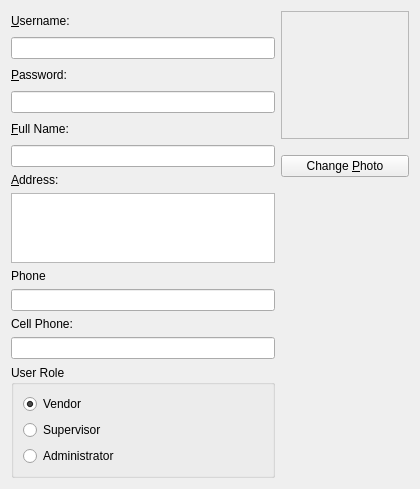
<?xml version="1.0" encoding="UTF-8"?>
<ui version="4.0">
 <class>userEditor</class>
 <widget class="QWidget" name="userEditor">
  <property name="geometry">
   <rect>
    <x>0</x>
    <y>0</y>
    <width>420</width>
    <height>465</height>
   </rect>
  </property>
  <property name="windowTitle">
   <string>Form</string>
  </property>
  <layout class="QGridLayout">
   <item row="0" column="0">
    <widget class="QLabel" name="label_14">
     <property name="text">
      <string>&amp;Username:</string>
     </property>
     <property name="buddy">
      <cstring>editUsersUsername</cstring>
     </property>
    </widget>
   </item>
   <item row="0" column="1" rowspan="5">
    <widget class="QLabel" name="labelUsersPhoto">
     <property name="sizePolicy">
      <sizepolicy hsizetype="Maximum" vsizetype="Maximum">
       <horstretch>0</horstretch>
       <verstretch>0</verstretch>
      </sizepolicy>
     </property>
     <property name="minimumSize">
      <size>
       <width>128</width>
       <height>128</height>
      </size>
     </property>
     <property name="frameShape">
      <enum>QFrame::StyledPanel</enum>
     </property>
     <property name="frameShadow">
      <enum>QFrame::Sunken</enum>
     </property>
     <property name="text">
      <string/>
     </property>
     <property name="alignment">
      <set>Qt::AlignCenter</set>
     </property>
    </widget>
   </item>
   <item row="1" column="0">
    <widget class="QLineEdit" name="editUsersUsername"/>
   </item>
   <item row="2" column="0">
    <widget class="QLabel" name="labelp">
     <property name="text">
      <string>&amp;Password:</string>
     </property>
     <property name="buddy">
      <cstring>editUsersPassword</cstring>
     </property>
    </widget>
   </item>
   <item row="3" column="0">
    <widget class="QLineEdit" name="editUsersPassword"/>
   </item>
   <item row="4" column="0">
    <widget class="QLabel" name="label_15">
     <property name="text">
      <string>&amp;Full Name:</string>
     </property>
     <property name="buddy">
      <cstring>editUsersName</cstring>
     </property>
    </widget>
   </item>
   <item row="5" column="0">
    <widget class="QLineEdit" name="editUsersName"/>
   </item>
   <item row="5" column="1" rowspan="2">
    <widget class="QPushButton" name="btnChangeUserPhoto">
     <property name="text">
      <string>Change &amp;Photo</string>
     </property>
    </widget>
   </item>
   <item row="6" column="0">
    <widget class="QLabel" name="label_16">
     <property name="text">
      <string>&amp;Address:</string>
     </property>
     <property name="buddy">
      <cstring>editUsersAddress</cstring>
     </property>
    </widget>
   </item>
   <item row="7" column="0">
    <widget class="QTextEdit" name="editUsersAddress">
     <property name="maximumSize">
      <size>
       <width>16777215</width>
       <height>100</height>
      </size>
     </property>
     <property name="tabChangesFocus">
      <bool>true</bool>
     </property>
     <property name="acceptRichText">
      <bool>false</bool>
     </property>
    </widget>
   </item>
   <item row="7" column="1">
    <spacer>
     <property name="orientation">
      <enum>Qt::Vertical</enum>
     </property>
     <property name="sizeHint" stdset="0">
      <size>
       <width>20</width>
       <height>40</height>
      </size>
     </property>
    </spacer>
   </item>
   <item row="8" column="0">
    <widget class="QLabel" name="label_17">
     <property name="text">
      <string>Phone</string>
     </property>
     <property name="buddy">
      <cstring>editUsersPhone</cstring>
     </property>
    </widget>
   </item>
   <item row="9" column="0">
    <widget class="QLineEdit" name="editUsersPhone"/>
   </item>
   <item row="10" column="0">
    <widget class="QLabel" name="label_18">
     <property name="text">
      <string>Cell Phone:</string>
     </property>
     <property name="buddy">
      <cstring>editUsersCell</cstring>
     </property>
    </widget>
   </item>
   <item row="11" column="0">
    <widget class="QLineEdit" name="editUsersCell"/>
   </item>
   <item row="12" column="0">
    <widget class="QGroupBox" name="groupRoles">
     <property name="title">
      <string>User Role</string>
     </property>
     <layout class="QVBoxLayout" name="verticalLayout">
      <item>
       <widget class="QRadioButton" name="chRoleBasic">
        <property name="text">
         <string>Vendor</string>
        </property>
        <property name="checked">
         <bool>true</bool>
        </property>
       </widget>
      </item>
      <item>
       <widget class="QRadioButton" name="chRoleSupervisor">
        <property name="text">
         <string>Supervisor</string>
        </property>
       </widget>
      </item>
      <item>
       <widget class="QRadioButton" name="chRoleAdmin">
        <property name="text">
         <string>Administrator</string>
        </property>
       </widget>
      </item>
     </layout>
    </widget>
   </item>
  </layout>
 </widget>
 <resources/>
 <connections/>
</ui>
